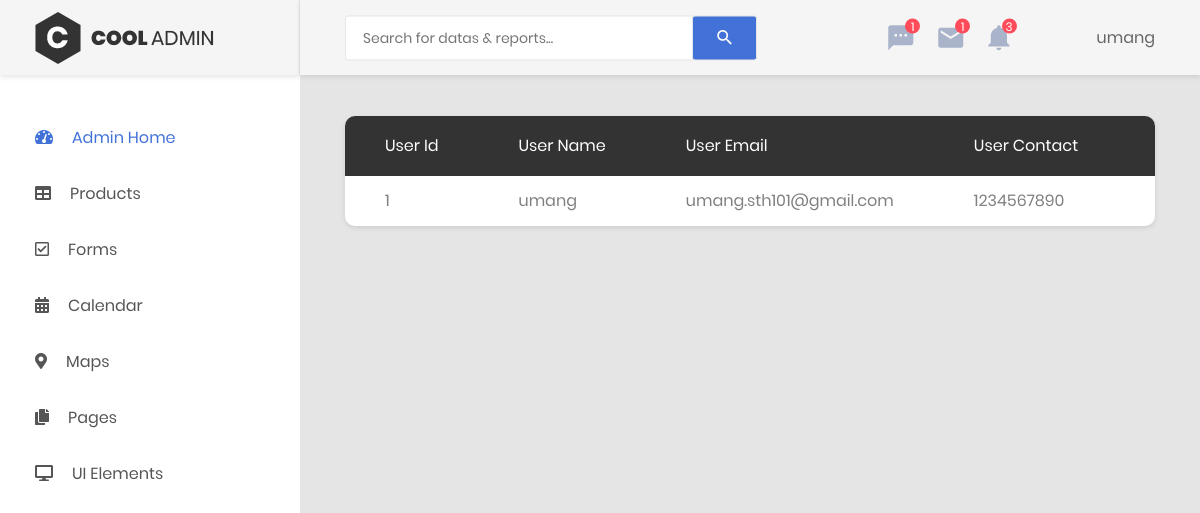
Before: /Admin/users.php (signed in) with the older database file.
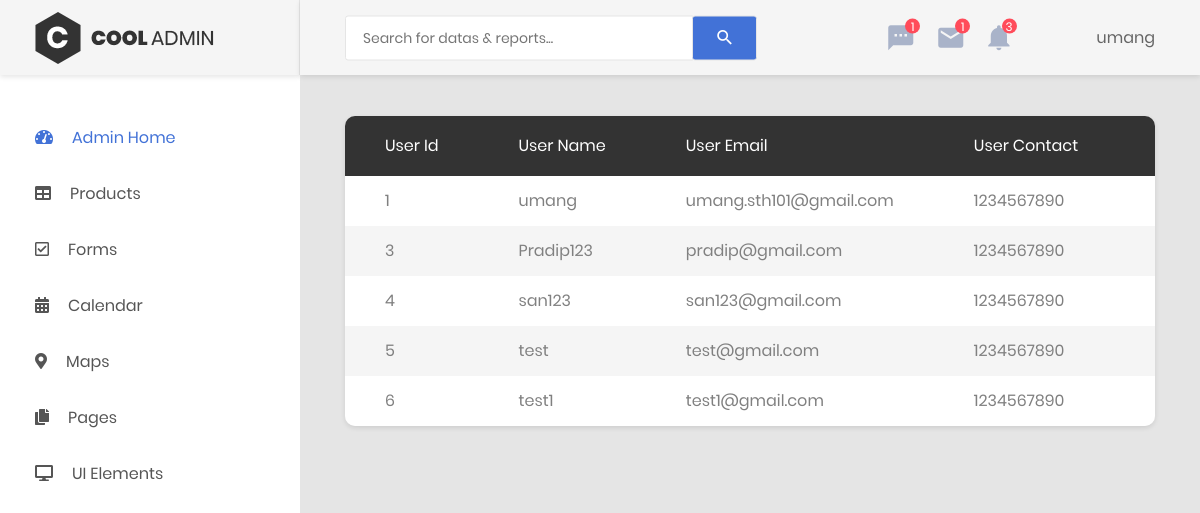
After: the same page with the newer database file.
### tables this page shows
CREATE TABLE `users` (
  `UserId` int(11) NOT NULL,
  `UserName` varchar(200) NOT NULL,
  `UserEmail` varchar(200) NOT NULL,
  `UserAddress` varchar(200) NOT NULL,
  `UserPhone` int(11) NOT NULL,
  `UserPassword` varchar(200) NOT NULL,
  `userType` varchar(25) NOT NULL DEFAULT 'customer'
);

### Admin/users.php (the view, shortened to what this page needs)
<?php
    include 'header.php';
?>
            <div class="main-content">
                <div class="section__content section__content--p30">
                    <div class="container-fluid">
                        <div class="row">
                            <div class="col-lg-12">
                                <div class="table-responsive table--no-card m-b-30">
                                    <table class="table table-borderless table-striped table-earning" >
                                        <thead>
                                            <tr>
                                                <th>User Id</th>
                                                <th>User Name</th>
                                                <th>User Email</th>
                                                <th>User Contact</th>
                                                <th>Delete</th>
                                            </tr>
                                        </thead>
                                        <tbody>
                                            <?php
                                            include "../includes/dbh.inc.php";
                                                $sql = 'SELECT * FROM users ORDER by UserId ASC';
                                                $result=mysqli_query($conn, $sql);
                                                while($row=mysqli_fetch_array($result)){
                                                    echo '<tr>
                                                    <td>'.$row["UserId"].'</td>
                                                    <td>'.$row["UserName"].'</td>
                                                    <td>'.$row["UserEmail"].'</td>
                                                    <td>'.$row["UserPhone"].'</td>
                                                    <td> <button><a href="users.php?delete&idUser='.$row["UserId"].'">Delete </a></button></td>
                                                    </tr>';
                                                }
                                            ?>
                                        </tbody>
                                    </table>
                                </div>
                            </div>
    <?php
        include 'footer.php';
    ?>

Changed rows visible on the page:
added users: UserId "3", UserName "Pradip123", UserEmail "pradip@gmail.com", UserPhone "1234567890"
added users: UserId "4", UserName "san123", UserEmail "san123@gmail.com", UserPhone "1234567890"
added users: UserId "5", UserName "test", UserEmail "test@gmail.com", UserPhone "1234567890"
added users: UserId "6", UserName "test1", UserEmail "test1@gmail.com", UserPhone "1234567890"
